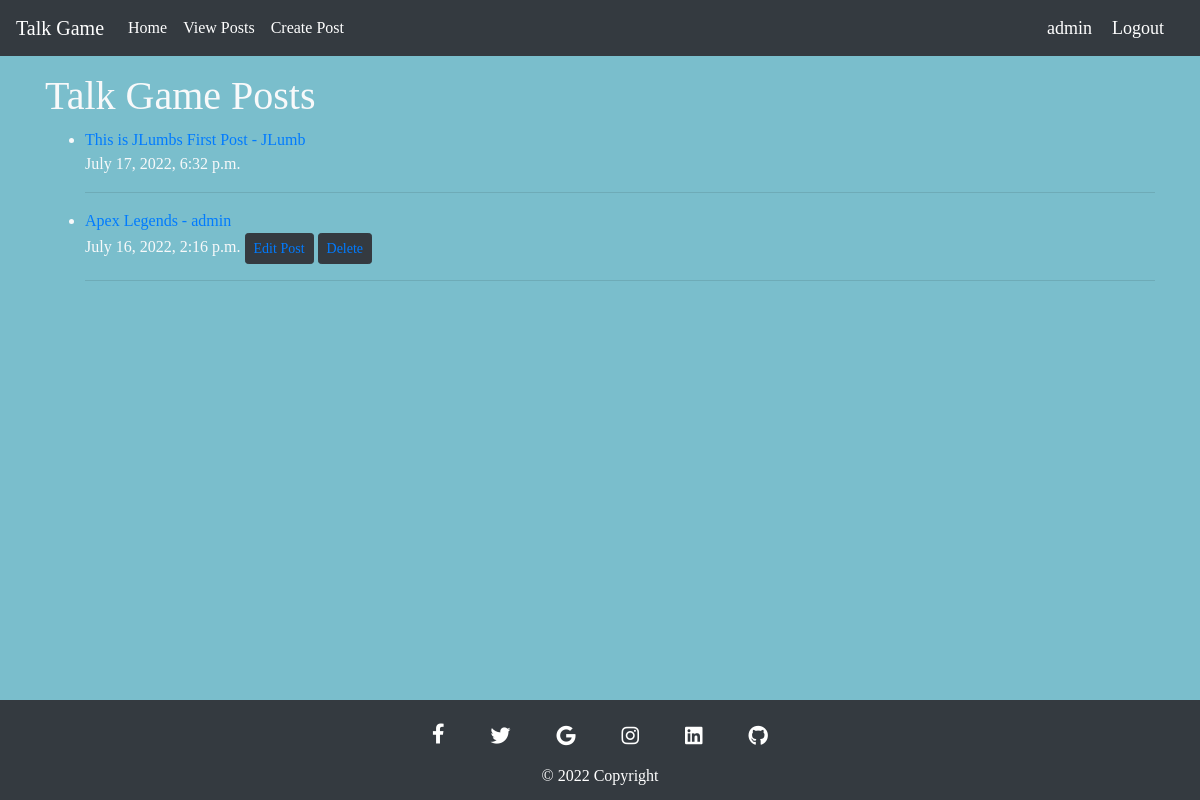
The page /post_list/ (signed in) on the database its author committed.
### forum/models.py (models this page shows, shortened)
class Post(models.Model):
    title = models.CharField(max_length=100, unique=True)
    slug = AutoSlugField(populate_from=['title'])
    author = models.ForeignKey(
        User, on_delete=models.CASCADE, related_name='author_posts')
    content = models.TextField()
    created_on = models.DateTimeField(auto_now_add=True)
    genre = models.ForeignKey(Genre, on_delete=models.CASCADE)
    class Meta:
        ordering = ["-created_on"]

### forum/views.py (the view)
# urls.py: path('post_list/', postList.as_view(), name='post_list'),
class postList(ListView):
    model = Post
    template_name = 'post_list.html'

### templates/post_list.html
{% extends 'base.html' %}
{% block content %}
<h1>Talk Game Posts</h1>
{% for post in object_list %}
<ul>
    <li> <a href="{% url 'post_view' post.pk %}">{{ post.title }} - {{ post.author }}</a><br>
        {{ post.created_on }} {% if user.id == post.author.id %} <button class="btn btn-dark btn-sm"><a
                href="{% url 'edit_post' post.pk %}">Edit Post</a></button> <button class="btn btn-dark btn-sm"><a
                href="{% url 'delete_post' post.pk %}">Delete</a></button>
        {% endif %}
    </li>
    <hr />
</ul>
{% endfor %}
{% endblock %}

### templates/base.html (shortened to what this page needs)
{% load static %}
<!DOCTYPE html>
<html lang="en">
<head>
    <link rel="stylesheet" href="https://cdn.jsdelivr.net/npm/bootstrap@4.3.1/dist/css/bootstrap.min.css"
>
    <link rel="stylesheet" href="https://cdnjs.cloudflare.com/ajax/libs/font-awesome/6.1.1/css/all.min.css"
 />
    <link rel="stylesheet" href="/static/css/style.css">
</head>
<body class='text-light d-flex flex-column min-vh-100'>
    <header class="site-header">
        <nav class="navbar navbar-expand-md text-white navbar-dark bg-dark">
            <a class="navbar-brand text-white" href="{% url 'home' %}">Talk Game</a>
            <div class="collapse navbar-collapse" id="navbarNav">
                <ul class="navbar-nav md-auto">
                    <li class="nav-item active">
                        <a class="nav-link text-white" href="{% url 'home' %}">Home</a>
                    </li>
                    <li class="nav-item">
                        <a class="nav-link text-white" href="{% url 'post_list' %}">View Posts</a>
                    </li>
                    {% if request.user.is_authenticated %}
                    <li class="nav-item">
                        <a class="nav-link text-white" href="{% url 'add_post' %}">Create Post</a>
                    </li>
                    {% endif %}
                </ul>
            </div>
            {% if request.user.is_authenticated %}
            <span class="hello-msg text-white">{{request.user}}</span>
            <span><a class="hello-msg" href="{% url 'logout' %}">Logout</a></span>
            {% else %}
            <span><a class="nav-link text-light text-center" href="{% url 'login' %}">Login/Register</a>
            </span>
            {% endif %}
        </nav>
    </header>
    <div role="main" class="container pt-2 my-2">
        {% block content %}{% endblock %}
    </div>
    <footer class=" fixed-bottom text-center text-white bg-dark pb-10px" style="height:100px;">
        <div class="container pt-2">
            <section class="">
                <a class="btn btn-link btn-floating btn-lg text-white m-1 mt-auto" href="https://facebook.com"
                    target="_blank" role="button" data-mdb-ripple-color="dark"><i class="fab fa-facebook-f"></i></a>
                <a class="btn btn-link btn-floating btn-lg text-white m-1" href="https://twitter.com" target="_blank"
                    role="button" data-mdb-ripple-color="dark"><i class="fab fa-twitter"></i></a>
                <a class="btn btn-link btn-floating btn-lg text-white m-1" href="https://google.com" target="_blank"
                    role="button" data-mdb-ripple-color="dark"><i class="fab fa-google"></i></a>
                <a class="btn btn-link btn-floating btn-lg text-white m-1" href="https://instagram.com" target="_blank"
                    role="button" data-mdb-ripple-color="dark"><i class="fab fa-instagram"></i></a>
                <a class="btn btn-link btn-floating btn-lg text-white m-1" href="https://linkedin.com" target="_blank"
                    role="button" data-mdb-ripple-color="dark"><i class="fab fa-linkedin"></i></a>
                <a class="btn btn-link btn-floating btn-lg text-white m-1" href="https://github.com" target="_blank"
                    role="button" data-mdb-ripple-color="dark"><i class="fab fa-github"></i></a>
            </section>
        </div>
        <div class="text-center text-white bg-dark">
            © 2022 Copyright
        </div>
    </footer>
</body>
</html>

### static/css/style.css (style rules this page uses)
* { font-family: Georgia, serif; }
body { margin: 0; padding: 0; height: 100%; background: #7abecc; }
.hello-msg { font-size: 18px; color: #fff; margin-right: 20px; }

### rows shown on the page
Post: title "This is JLumbs First Post", author "JLumb", created_on "July 17, 2022, 6:32 p.m."
Post: title "Apex Legends", author "admin", created_on "July 16, 2022, 2:16 p.m.", shows "Edit Post"

### other values the page prints
{{ request.user }} "admin"
